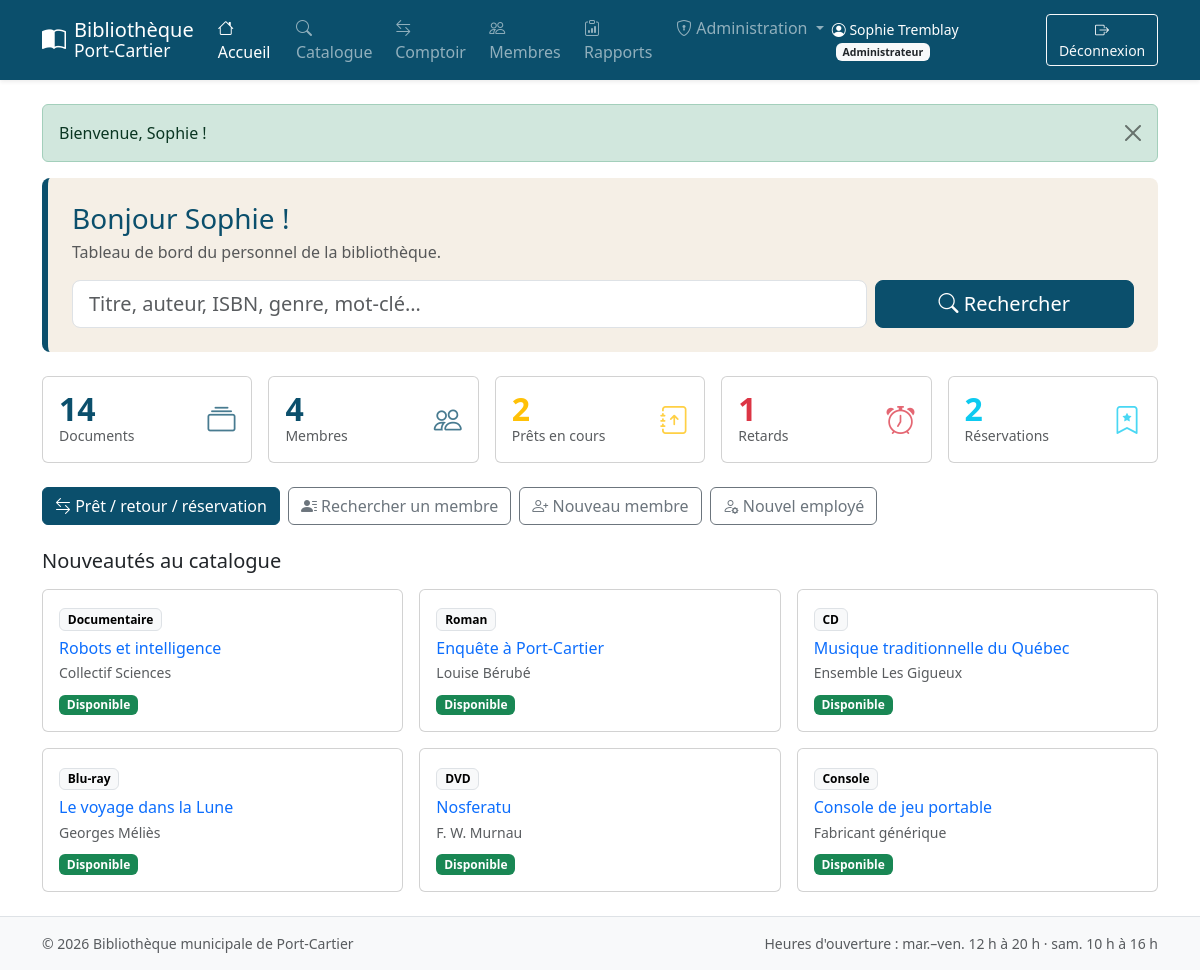
The app's page /index.php (signed in) with its own data.
### tables this page shows
CREATE TABLE document (
  code_document     INT AUTO_INCREMENT PRIMARY KEY,
  titre             VARCHAR(200) NOT NULL,
  auteur            VARCHAR(150) NOT NULL,           
  annee_publication SMALLINT     NULL,
  id_categorie      INT          NOT NULL,
  type_public       ENUM('enfant','ado','adulte') NOT NULL,
  id_genre          INT          NOT NULL,
  description       TEXT         NULL,
  isbn              VARCHAR(17)  NULL UNIQUE,        
  CONSTRAINT fk_doc_categorie FOREIGN KEY (id_categorie) REFERENCES categorie(id_categorie),
  CONSTRAINT fk_doc_genre     FOREIGN KEY (id_genre)     REFERENCES genre(id_genre),
  INDEX idx_doc_titre (titre),
  INDEX idx_doc_auteur (auteur)
);

CREATE TABLE categorie (
  id_categorie INT AUTO_INCREMENT PRIMARY KEY,
  nom          VARCHAR(50) NOT NULL UNIQUE
);

### includes/init.php (called while the page is built, shortened)
<?php
require_once __DIR__ . '/db.php';
require_once __DIR__ . '/functions.php';
require_once __DIR__ . '/biblio.php';
function utilisateur(): ?array
{
    return $_SESSION['user'] ?? null;
}
function role(): ?string
{
    return $_SESSION['user']['role'] ?? null;
}
function est_membre(): bool    { return role() === 'membre'; }
function est_admin(): bool     { return role() === 'admin'; }

### includes/functions.php (called while the page is built, shortened)
<?php
function e($valeur): string
{
    return htmlspecialchars((string)($valeur ?? ''), ENT_QUOTES, 'UTF-8');
}

### includes/db.php (called while the page is built)
<?php
function db(): PDO
{
    static $pdo = null;
    if ($pdo === null) {
        $dsn = 'mysql:host=' . DB_HOST . ';port=' . DB_PORT . ';dbname=' . DB_NAME . ';charset=utf8mb4';
        try {
            $pdo = new PDO($dsn, DB_USER, DB_PASS, [
                PDO::ATTR_ERRMODE            => PDO::ERRMODE_EXCEPTION,
                PDO::ATTR_DEFAULT_FETCH_MODE => PDO::FETCH_ASSOC,
                PDO::ATTR_EMULATE_PREPARES   => false,
            ]);
        } catch (PDOException $e) {
            error_log('Connexion BD impossible : ' . $e->getMessage());
            http_response_code(500);
            exit('<h1>Service indisponible</h1><p>Impossible de se connecter à la base de données. '
               . 'Vérifiez que MySQL est démarré et que <code>config.php</code> est bien configuré.</p>');
        }
    }
    return $pdo;
}

### index.php (the view, shortened to what this page needs)
<?php
require 'includes/init.php';
$u = utilisateur();
if (est_membre()) {
    $st = db()->prepare("SELECT
            (SELECT COUNT(*) FROM pret WHERE code_membre = :m AND statut = 'actif') AS prets,
            (SELECT COUNT(*) FROM pret WHERE code_membre = :m2 AND statut = 'actif' AND date_retour_prevue < CURDATE()) AS retards,
            (SELECT COUNT(*) FROM reservation WHERE code_membre = :m3 AND statut = 'active') AS reservations");
    $st->execute(['m' => $u['code'], 'm2' => $u['code'], 'm3' => $u['code']]);
    $stats = $st->fetch();
} else {
    $stats = db()->query("SELECT
            (SELECT COUNT(*) FROM document) AS documents,
            (SELECT COUNT(*) FROM membre) AS membres,
            (SELECT COUNT(*) FROM pret WHERE statut = 'actif') AS prets,
            (SELECT COUNT(*) FROM pret WHERE statut = 'actif' AND date_retour_prevue < CURDATE()) AS retards,
            (SELECT COUNT(*) FROM reservation WHERE statut = 'active') AS reservations")->fetch();
}
$nouveautes = db()->query('SELECT d.code_document, d.titre, d.auteur, c.nom AS categorie, ' . sql_colonnes_statut() . '
                             FROM document d JOIN categorie c ON c.id_categorie = d.id_categorie
                            ORDER BY d.code_document DESC LIMIT 6')->fetchAll();
require 'includes/header.php';
?>
<section class="hero rounded-3 p-4 mb-4">
  <h1 class="h3 text-biblio mb-1">Bonjour <?= e($u['prenom']) ?> !</h1>
  <p class="mb-3 text-muted">
    <?= est_membre() ? 'Recherchez un livre, un film, un jeu ou un CD et réservez-le en ligne.'
                     : 'Tableau de bord du personnel de la bibliothèque.' ?>
  </p>
  <form action="recherche.php" method="get" class="row g-2" role="search">
    <div class="col-12 col-md-9">
      <input type="search" name="q" class="form-control form-control-lg" placeholder="Titre, auteur, ISBN, genre, mot-clé…" aria-label="Mots-clés">
    </div>
    <div class="col-12 col-md-3 d-grid">
      <button class="btn btn-biblio btn-lg"><i class="bi bi-search"></i> Rechercher</button>
    </div>
  </form>
</section>
<?php if (est_membre()): ?>
  <div class="row g-3 mb-4">
    <div class="col-12 col-md-4">
      <a href="mon_compte.php" class="card carte-stat text-decoration-none h-100"><div class="card-body d-flex justify-content-between align-items-center">
        <div><div class="valeur text-biblio"><?= (int)$stats['prets'] ?></div><div class="text-muted">Prêt(s) en cours</div></div><i class="bi bi-journal-arrow-up text-biblio"></i>
      </div></a>
    </div>
    <div class="col-12 col-md-4">
      <a href="mon_compte.php" class="card carte-stat text-decoration-none h-100"><div class="card-body d-flex justify-content-between align-items-center">
        <div><div class="valeur text-info"><?= (int)$stats['reservations'] ?></div><div class="text-muted">Réservation(s)</div></div><i class="bi bi-bookmark-star text-info"></i>
      </div></a>
    </div>
    <div class="col-12 col-md-4">
      <a href="mon_compte.php" class="card carte-stat text-decoration-none h-100 <?= $stats['retards'] ? 'border-danger' : '' ?>"><div class="card-body d-flex justify-content-between align-items-center">
        <div><div class="valeur <?= $stats['retards'] ? 'text-danger' : 'text-success' ?>"><?= (int)$stats['retards'] ?></div><div class="text-muted">Document(s) en retard</div></div><i class="bi bi-alarm <?= $stats['retards'] ? 'text-danger' : 'text-success' ?>"></i>
      </div></a>
    </div>
  </div>
<?php else: ?>
  <div class="row g-3 mb-4 row-cols-2 row-cols-md-3 row-cols-xl-5">
    <?php foreach ([
        ['Documents', $stats['documents'], 'bi-collection', 'text-biblio', 'rapports.php?r=documents'],
        ['Membres', $stats['membres'], 'bi-people', 'text-biblio', 'rapports.php?r=membres'],
        ['Prêts en cours', $stats['prets'], 'bi-journal-arrow-up', 'text-warning', 'rapports.php?r=pretes'],
        ['Retards', $stats['retards'], 'bi-alarm', $stats['retards'] ? 'text-danger' : 'text-success', 'rapports.php?r=retards'],
        ['Réservations', $stats['reservations'], 'bi-bookmark-star', 'text-info', 'rapports.php?r=reserves'],
    ] as [$lib, $val, $ico, $coul, $lien]): ?>
      <div class="col">
        <a href="<?= $lien ?>" class="card carte-stat text-decoration-none h-100"><div class="card-body d-flex justify-content-between align-items-center">
          <div><div class="valeur <?= $coul ?>"><?= (int)$val ?></div><div class="text-muted small"><?= $lib ?></div></div><i class="bi <?= $ico ?> <?= $coul ?>"></i>
        </div></a>
      </div>
    <?php endforeach; ?>
  </div>
  <div class="d-flex flex-wrap gap-2 mb-4">
    <a href="comptoir.php" class="btn btn-biblio"><i class="bi bi-arrow-left-right"></i> Prêt / retour / réservation</a>
    <a href="membres.php" class="btn btn-outline-secondary"><i class="bi bi-person-lines-fill"></i> Rechercher un membre</a>
    <?php if (est_admin()): ?>
      <a href="admin_membre.php" class="btn btn-outline-secondary"><i class="bi bi-person-plus"></i> Nouveau membre</a>
      <a href="admin_employe.php" class="btn btn-outline-secondary"><i class="bi bi-person-gear"></i> Nouvel employé</a>
    <?php endif; ?>
  </div>
<?php endif; ?>
<h2 class="h5 mb-3">Nouveautés au catalogue</h2>
<div class="row g-3 row-cols-1 row-cols-sm-2 row-cols-lg-3">
  <?php foreach ($nouveautes as $d): ?>
    <div class="col">
      <div class="card h-100">
        <div class="card-body">
          <span class="badge text-bg-light border mb-2"><?= e($d['categorie']) ?></span>
          <h3 class="h6 card-title mb-1"><a href="document.php?code=<?= (int)$d['code_document'] ?>" class="stretched-link text-decoration-none"><?= e($d['titre']) ?></a></h3>
          <p class="small text-muted mb-2"><?= e($d['auteur']) ?></p>
          <?= badge_statut($d) ?>
        </div>
      </div>
    </div>
  <?php endforeach; ?>
</div>
<?php require 'includes/footer.php'; ?>

### includes/biblio.php (shortened to what this page needs)
<?php
function sql_colonnes_statut(): string
{
    return "(SELECT p.code_membre FROM pret p
              WHERE p.code_document = d.code_document AND p.statut = 'actif' LIMIT 1) AS pret_membre,
            (SELECT p.date_retour_prevue FROM pret p
              WHERE p.code_document = d.code_document AND p.statut = 'actif' LIMIT 1) AS pret_retour_prevu,
            (SELECT r.code_membre FROM reservation r
              WHERE r.code_document = d.code_document AND r.statut = 'active' LIMIT 1) AS res_membre";
}
function badge_statut(array $doc): string
{
    return '<span class="badge text-bg-success">Disponible</span>';
}

### assets/css/style.css (style rules this page uses)
:root { --biblio-bleu: #0b4f6c; --biblio-bleu-fonce: #083a50; --biblio-sable: #f5efe6; }
.text-biblio { color: var(--biblio-bleu) !important; }
.btn-biblio { --bs-btn-bg: var(--biblio-bleu); --bs-btn-border-color: var(--biblio-bleu); --bs-btn-hover-bg: var(--biblio-bleu-fonce); --bs-btn-hover-border-color: var(--biblio-bleu-fonce); --bs-btn-color: #fff; --bs-btn-hover-color: #fff; }
.hero { background: var(--biblio-sable); border-left: 6px solid var(--biblio-bleu); }
.carte-stat .valeur { font-size: 2rem; font-weight: 700; line-height: 1; }
.carte-stat i { font-size: 1.75rem; opacity: .75; }

### records on screen
document: id_categorie.nom "Documentaire", titre "Robots et intelligence", auteur "Collectif Sciences"
document: id_categorie.nom "Roman", titre "Enquête à Port-Cartier", auteur "Louise Bérubé"
document: id_categorie.nom "CD", titre "Musique traditionnelle du Québec", auteur "Ensemble Les Gigueux"
document: id_categorie.nom "Blu-ray", titre "Le voyage dans la Lune", auteur "Georges Méliès"
document: id_categorie.nom "DVD", titre "Nosferatu", auteur "F. W. Murnau"
document: id_categorie.nom "Console", titre "Console de jeu portable", auteur "Fabricant générique"

### other values on screen
$u['prenom'] . ' ' . $u['nom'] "Sophie Tremblay"
$f['msg'] "Bienvenue, Sophie !"
$u['prenom'] "Sophie"
$val "14"
$lib "Documents"
$val "4"
$lib "Membres"
$val "2"
$lib "Prêts en cours"
$val "1"
$lib "Retards"
$lib "Réservations"
